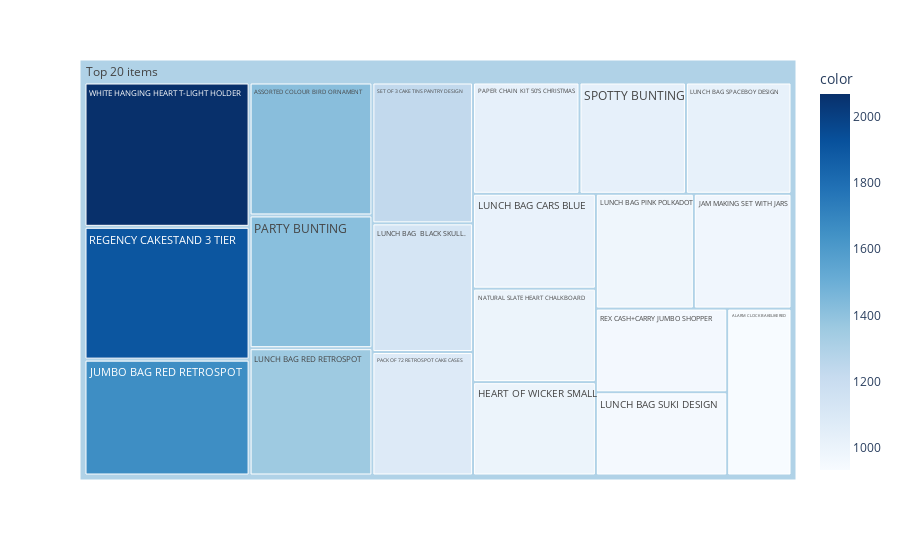

The notebook cell this image was saved under:
### Code cell
import plotly.express as px

df_fpgrowth["all"] = "Top 20 items" 
fig = px.treemap(df_fpgrowth.head(20), path=['all', "Description"], values='incident_count',
                  color=df_fpgrowth["incident_count"].head(20), hover_data=['Description'],
                  color_continuous_scale='Blues')
fig

### Figure 1 — Plotly figure (JSON) as saved in the notebook; plotly's stock layout.template omitted (floating-point values rounded to 4 significant figures)
{"data": [{"branchvalues": "total", "customdata": [["ALARM CLOCK BAKELIKE RED ", 932], ["ASSORTED COLOUR BIRD ORNAMENT", 1418], ["HEART OF WICKER SMALL", 996], ["JAM MAKING SET WITH JARS", 974], ["JUMBO BAG RED RETROSPOT", 1662], ["LUNCH BAG  BLACK SKULL.", 1126], ["LUNCH BAG CARS BLUE", 1012], ["LUNCH BAG PINK POLKADOT", 977], ["LUNCH BAG RED RETROSPOT", 1358], ["LUNCH BAG SPACEBOY DESIGN ", 1021], ["LUNCH BAG SUKI DESIGN ", 950], ["NATURAL SLATE HEART CHALKBOARD ", 997], ["PACK OF 72 RETROSPOT CAKE CASES", 1080], ["PAPER CHAIN KIT 50'S CHRISTMAS ", 1029], ["PARTY BUNTING", 1416], ["REGENCY CAKESTAND 3 TIER", 1905], ["REX CASH+CARRY JUMBO SHOPPER", 955], ["SET OF 3 CAKE TINS PANTRY DESIGN ", 1232], ["SPOTTY BUNTING", 1029], ["WHITE HANGING HEART T-LIGHT HOLDER", 2070], ["(?)", 1294.0]], "domain": {"x": [0, 1], "y": [0, 1]}, "hovertemplate": "labels=%{label}<br>incident_count=%{value}<br>parent=%{parent}<br>id=%{id}<br>Description=%{customdata[0]}<br>color=%{color}<extra></extra>", "ids": ["Top 20 items/ALARM CLOCK BAKELIKE RED ", "Top 20 items/ASSORTED COLOUR BIRD ORNAMENT", "Top 20 items/HEART OF WICKER SMALL", "Top 20 items/JAM MAKING SET WITH JARS", "Top 20 items/JUMBO BAG RED RETROSPOT", "Top 20 items/LUNCH BAG  BLACK SKULL.", "Top 20 items/LUNCH BAG CARS BLUE", "Top 20 items/LUNCH BAG PINK POLKADOT", "Top 20 items/LUNCH BAG RED RETROSPOT", "Top 20 items/LUNCH BAG SPACEBOY DESIGN ", "Top 20 items/LUNCH BAG SUKI DESIGN ", "Top 20 items/NATURAL SLATE HEART CHALKBOARD ", "Top 20 items/PACK OF 72 RETROSPOT CAKE CASES", "Top 20 items/PAPER CHAIN KIT 50'S CHRISTMAS ", "Top 20 items/PARTY BUNTING", "Top 20 items/REGENCY CAKESTAND 3 TIER", "Top 20 items/REX CASH+CARRY JUMBO SHOPPER", "Top 20 items/SET OF 3 CAKE TINS PANTRY DESIGN ", "Top 20 items/SPOTTY BUNTING", "Top 20 items/WHITE HANGING HEART T-LIGHT HOLDER", "Top 20 items"], "labels": ["ALARM CLOCK BAKELIKE RED ", "ASSORTED COLOUR BIRD ORNAMENT", "HEART OF WICKER SMALL", "JAM MAKING SET WITH JARS", "JUMBO BAG RED RETROSPOT", "LUNCH BAG  BLACK SKULL.", "LUNCH BAG CARS BLUE", "LUNCH BAG PINK POLKADOT", "LUNCH BAG RED RETROSPOT", "LUNCH BAG SPACEBOY DESIGN ", "LUNCH BAG SUKI DESIGN ", "NATURAL SLATE HEART CHALKBOARD ", "PACK OF 72 RETROSPOT CAKE CASES", "PAPER CHAIN KIT 50'S CHRISTMAS ", "PARTY BUNTING", "REGENCY CAKESTAND 3 TIER", "REX CASH+CARRY JUMBO SHOPPER", "SET OF 3 CAKE TINS PANTRY DESIGN ", "SPOTTY BUNTING", "WHITE HANGING HEART T-LIGHT HOLDER", "Top 20 items"], "marker": {"coloraxis": "coloraxis", "colors": [932, 1418, 996, 974, 1662, 1126, 1012, 977, 1358, 1021, 950, 997, 1080, 1029, 1416, 1905, 955, 1232, 1029, 2070, 1294.0]}, "name": "", "parents": ["Top 20 items", "Top 20 items", "Top 20 items", "Top 20 items", "Top 20 items", "Top 20 items", "Top 20 items", "Top 20 items", "Top 20 items", "Top 20 items", "Top 20 items", "Top 20 items", "Top 20 items", "Top 20 items", "Top 20 items", "Top 20 items", "Top 20 items", "Top 20 items", "Top 20 items", "Top 20 items", ""], "type": "treemap", "values": [932, 1418, 996, 974, 1662, 1126, 1012, 977, 1358, 1021, 950, 997, 1080, 1029, 1416, 1905, 955, 1232, 1029, 2070, 24139]}], "layout": {"coloraxis": {"colorbar": {"title": {"text": "color"}}, "colorscale": [[0, "rgb(247,251,255)"], [0.125, "rgb(222,235,247)"], [0.25, "rgb(198,219,239)"], [0.375, "rgb(158,202,225)"], [0.5, "rgb(107,174,214)"], [0.625, "rgb(66,146,198)"], [0.75, "rgb(33,113,181)"], [0.875, "rgb(8,81,156)"], [1, "rgb(8,48,107)"]]}, "legend": {"tracegroupgap": 0}, "margin": {"t": 60}}}
